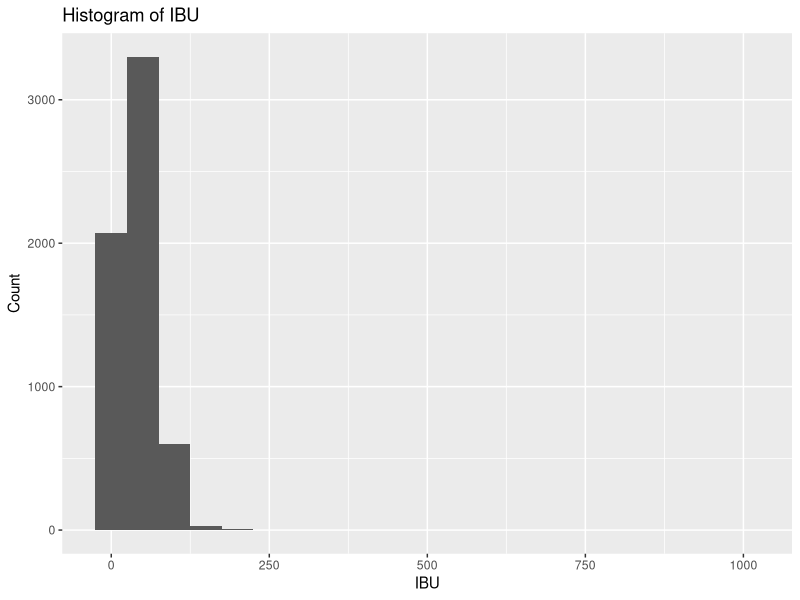
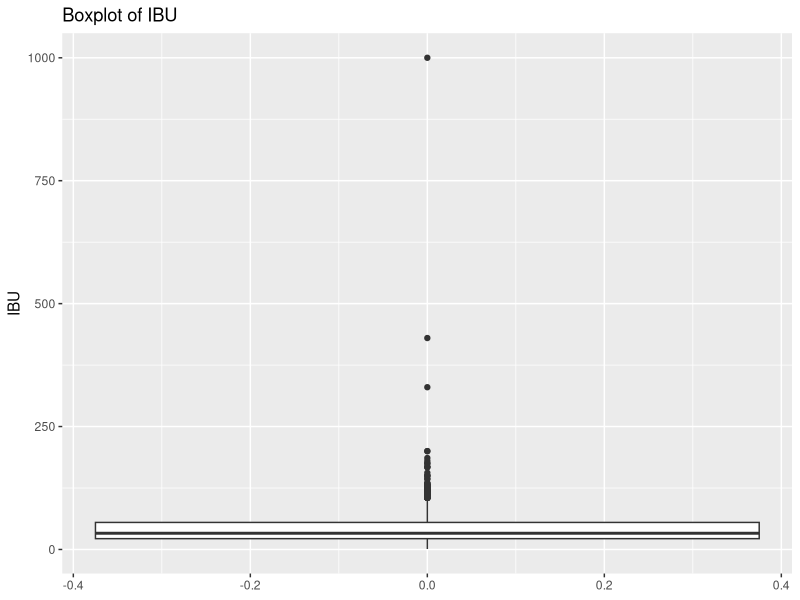
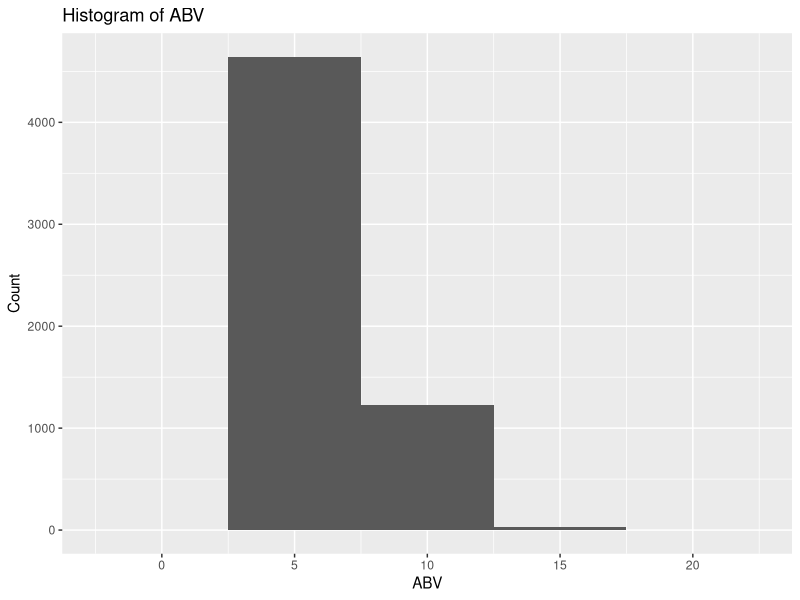
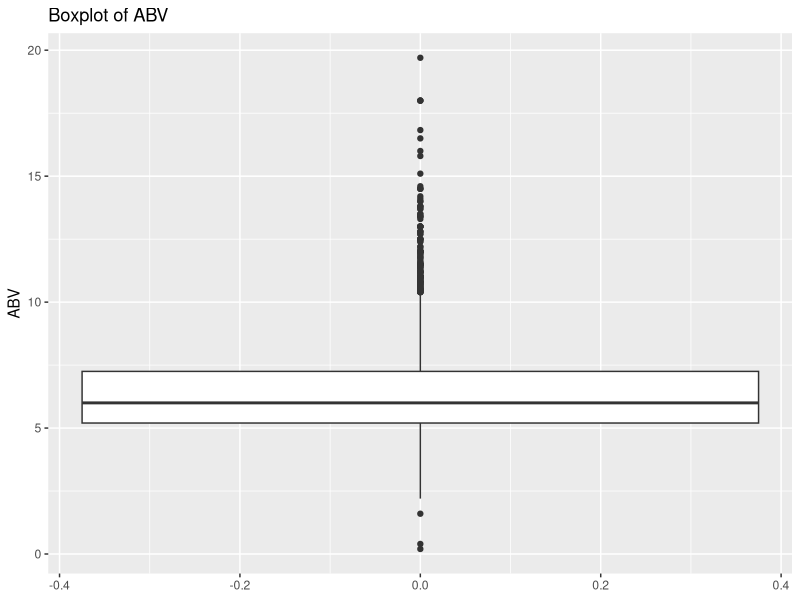
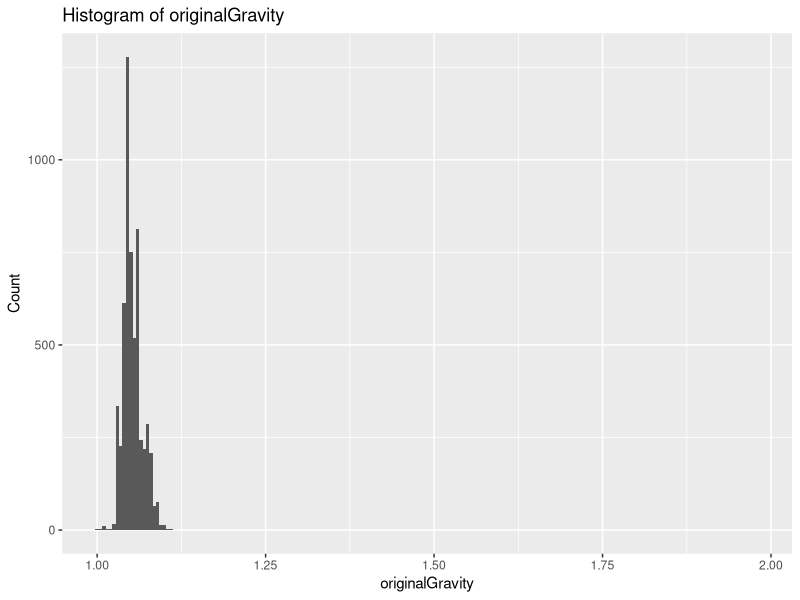
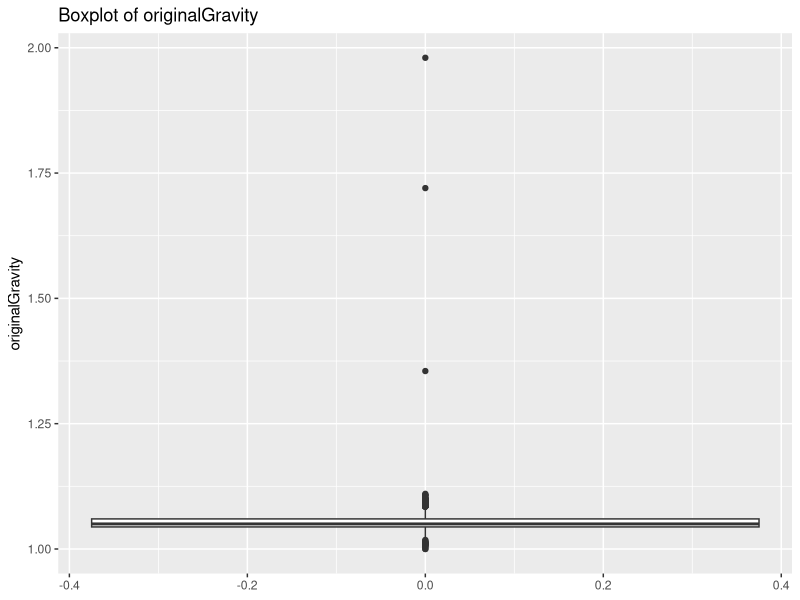
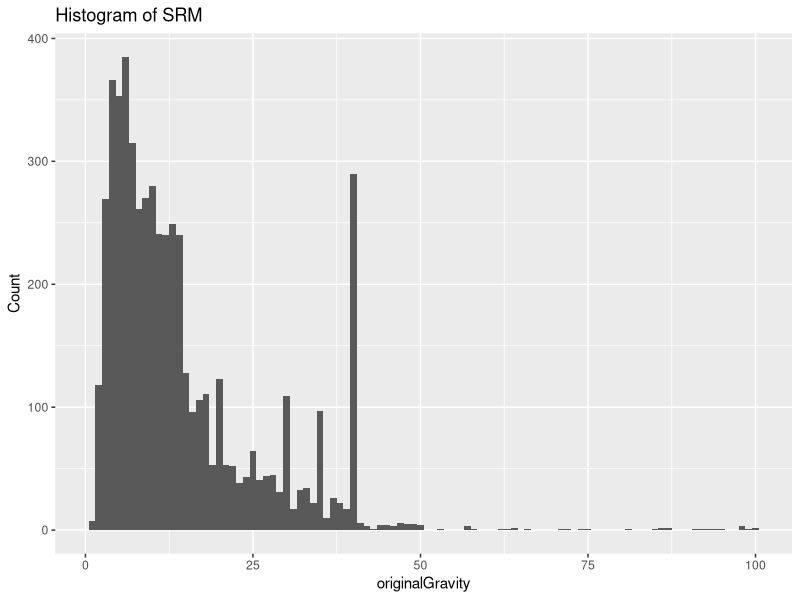
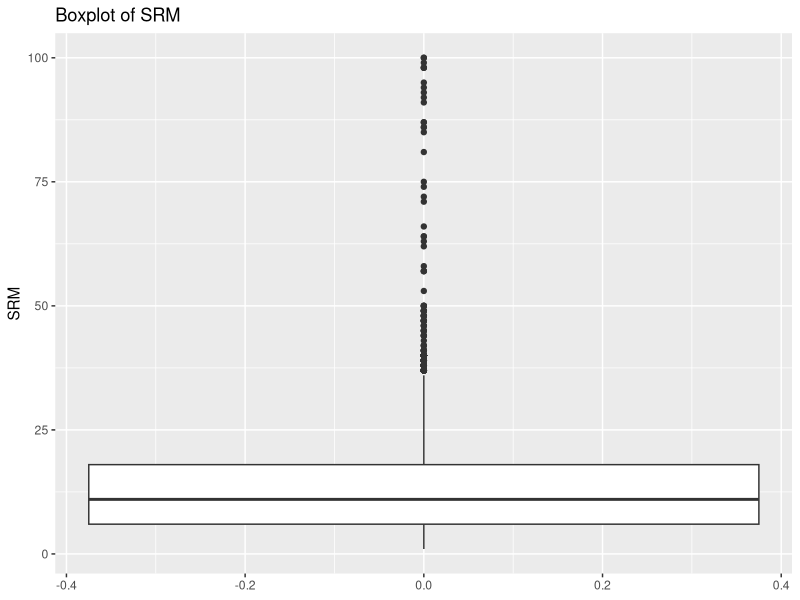

Generate these figures, in order, with R:
## ---- chunk 1
install.packages("tidyverse")
library(tidyverse)
install.packages("ggplot2")
library(ggplot2)
## ---- chunk 2

## ---- chunk 3
beerdf = read.csv("beer_train.csv")
#head(beerdf)
View(beerdf)
dim(beerdf)
colnames(beerdf)
## ---- chunk 4
#table(beerdf$isOrganic)
beerdf$isOrganic[which(beerdf$isOrganic=="Y")] <- 1

beerdf$isOrganic[which(beerdf$isOrganic=="N")] <- 0

beerdf$isOrganic <- as.numeric(beerdf$isOrganic)

View(beerdf)
#table(beerdf$isOrganic)
## ---- chunk 5
# Number of missing data values in glass 
sum(beerdf$glass == "")
## ---- chunk 6
beerdf_new <- subset(beerdf, select = -c(available, description, glass, name))

View(beerdf_new)
dim(beerdf_new)
colnames(beerdf_new)
## ---- chunk 7
summary(beerdf_new)
typeof(beerdf_new)
## ---- chunk 8
# IBU Histogram
ggplot(data = beerdf_new, aes(x = ibu)) +
  geom_histogram(binwidth = 50) +
  labs(title = "Histogram of IBU", x = "IBU", y = "Count")
## ---- chunk 9
# Observing Outliers visullay for IBU using Bolxplot
ggplot(data = beerdf_new, aes(y = ibu)) +
  geom_boxplot() +
  labs(title = "Boxplot of IBU", y = "IBU")
## ---- chunk 10
# Constructing our upper and lowerbounds
Q1 <- quantile(beerdf_new$ibu, 0.25)
Q3 <- quantile(beerdf_new$ibu, 0.75)
IQR <- Q3 - Q1

lower_bound <- Q1 - 1.5 * IQR
upper_bound <- Q3 + 1.5 * IQR

# Identifying our outliers
outliers <- beerdf_new$ibu[beerdf_new$ibu < lower_bound | beerdf_new$ibu > upper_bound]
print(outliers)
length(outliers)
## ---- chunk 11
beerdf_new <- beerdf_new[beerdf_new$ibu >= lower_bound & beerdf_new$ibu <= upper_bound, ]
dim(beerdf_new)
## ---- chunk 12
#summary(beerdf_new)
## ---- chunk 13
# ABV Histogram
ggplot(data = beerdf_new, aes(x = abv)) +
  geom_histogram(binwidth = 5) +
  labs(title = "Histogram of ABV", x = "ABV", y = "Count")
## ---- chunk 14
# Observing Outliers visullay for ABV using Bolxplot
ggplot(data = beerdf_new, aes(y = abv)) +
  geom_boxplot() +
  labs(title = "Boxplot of ABV", y = "ABV")
## ---- chunk 15
# ABV
# Constructing our upper and lowerbounds
abv_Q1 <- quantile(beerdf_new$abv, 0.25)
abv_Q3 <- quantile(beerdf_new$abv, 0.75)
abv_IQR <- abv_Q3 - abv_Q1

abv_lower_bound <- abv_Q1 - 1.5 * abv_IQR
abv_upper_bound <- abv_Q3 + 1.5 * abv_IQR

# Identifying our outliers
abv_outliers <- beerdf_new$abv[beerdf_new$abv < abv_lower_bound | beerdf_new$abv > abv_upper_bound]
print(abv_outliers)
length(abv_outliers) 
## ---- chunk 16
# Creating a new data set that has no outliers
cleaned_data <- beerdf_new[beerdf_new$abv >= abv_lower_bound & beerdf_new$abv <= abv_upper_bound, ]
dim(cleaned_data)
## ---- chunk 17
# OiginalGravity Histogram
ggplot(data = cleaned_data, aes(x = originalGravity)) +
  geom_histogram(binwidth = .005) +
  labs(title = "Histogram of originalGravity", x = "originalGravity", y = "Count")

# Observing Outliers visullay for originalGravity using Bolxplot
ggplot(data = cleaned_data, aes(y = originalGravity)) +
  geom_boxplot() +
  labs(title = "Boxplot of originalGravity", y = "originalGravity")
## ---- chunk 18
# Original Gravity
# Constructing our upper and lowerbounds
og_Q1 <- quantile(cleaned_data$originalGravity, 0.25)
og_Q3 <- quantile(cleaned_data$originalGravity, 0.75)
og_IQR <- og_Q3 - og_Q1

og_lower_bound <- og_Q1 - 1.5 * og_IQR
og_upper_bound <- og_Q3 + 1.5 * og_IQR

# Identifying our outliers
og_outliers <- cleaned_data$originalGravity[cleaned_data$originalGravity < og_lower_bound | cleaned_data$originalGravity > og_upper_bound]
print(og_outliers)
length(og_outliers) 

# Further cleaning our data set to remove original Gravity outliers
cleaned_data <- cleaned_data[cleaned_data$originalGravity >= og_lower_bound & cleaned_data$originalGravity <= og_upper_bound, ]
dim(cleaned_data)
## ---- chunk 19
# PIE CHART
## ---- chunk 20
# Removing values 'Over 40'
data_clean <- cleaned_data %>%
  filter(!grepl("Over 40", srm))
dim(data_clean)
## ---- chunk 21
# Converting Character values to Numerics
str(data_clean$srm)

data_clean$srm <- unlist(data_clean$srm)
data_clean$srm <- as.numeric(as.character(data_clean$srm))

str(data_clean$srm)
## ---- chunk 22
# SRM Histogram
ggplot(data = data_clean, aes(x = srm)) +
  geom_histogram(binwidth = 1) +
  labs(title = "Histogram of SRM", x = "originalGravity", y = "Count")

# Observing Outliers visullay for SRM using Bolxplot
ggplot(data = data_clean, aes(y = srm)) +
  geom_boxplot() +
  labs(title = "Boxplot of SRM", y = "SRM")
## ---- chunk 23
# SRM
# Constructing our upper and lowerbounds
srm_Q1 <- quantile(data_clean$srm, 0.25)
srm_Q3 <- quantile(data_clean$srm, 0.75)
srm_IQR <- srm_Q3 - srm_Q1

srm_lower_bound <- srm_Q1 - 1.5 * srm_IQR
srm_upper_bound <- srm_Q3 + 1.5 * srm_IQR

# Identifying our outliers
srm_outliers <- data_clean$srm[data_clean$srm < srm_lower_bound | data_clean$srm > srm_upper_bound]
print(srm_outliers)
length(srm_outliers) 

# Further cleaning our data set to remove SRM outliers
data_clean <- data_clean[data_clean$srm >= srm_lower_bound & data_clean$srm <= srm_upper_bound, ]
dim(data_clean)
## ---- chunk 24

## ---- chunk 25

